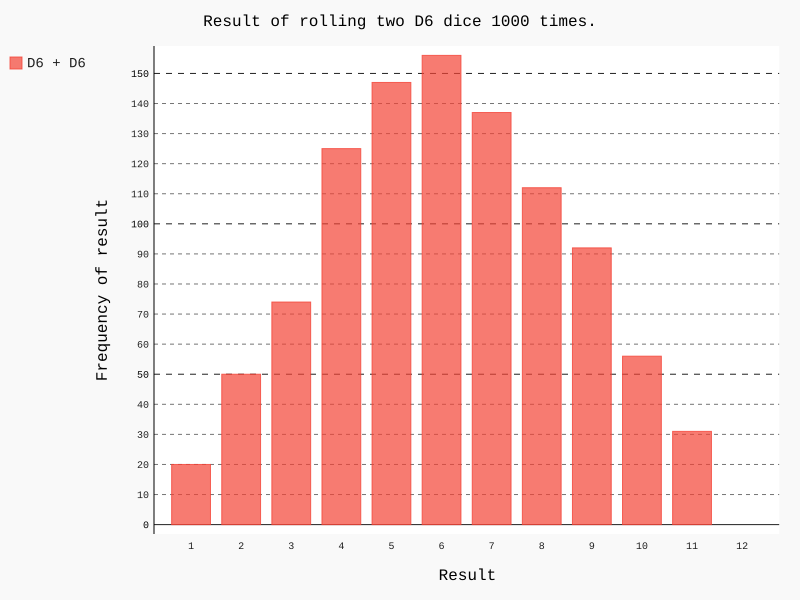

The script that drew this image:
from die import Die
import pygal


die_1 = Die()
die_2 = Die()

results = []
for roll_num in range(1000):
    result = die_1.roll() + die_2.roll()
    results.append(result)

# Анализ результатов
frequencies = []
max_result = die_1.num_sides + die_2.num_sides
for value in range(2, max_result + 1):
    frequency = results.count(value)
    frequencies.append(frequency)

# Визуалиазация результатов
hist = pygal.Bar()

hist.title = "Result of rolling two D6 dice 1000 times."
hist.x_labels = ['1', '2', '3', '4', '5', '6', '7', '8', '9', '10', '11', '12']
hist.x_title = "Result"
hist.y_title = "Frequency of result"

hist.add('D6 + D6', frequencies)
hist.render_to_file('dice_visual.svg')
